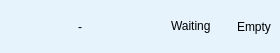
<?xml version="1.0" encoding="UTF-8"?>
<ui version="4.0">
 <class>ns::SkillChannel</class>
 <widget class="QWidget" name="ns::SkillChannel">
  <property name="geometry">
   <rect>
    <x>0</x>
    <y>0</y>
    <width>280</width>
    <height>53</height>
   </rect>
  </property>
  <property name="minimumSize">
   <size>
    <width>280</width>
    <height>0</height>
   </size>
  </property>
  <property name="maximumSize">
   <size>
    <width>280</width>
    <height>16777215</height>
   </size>
  </property>
  <property name="windowTitle">
   <string>YesPo Service Client</string>
  </property>
  <property name="styleSheet">
   <string notr="true">* {
	font-family: Verdana, &quot;宋体&quot;, Arial, Sans-serif, Segoe UI, Tahoma;
}

#widgetMain {
	background: #E6F3FC; 
}

#labelMovie {
	border-image: url(:/images/ui/waiting.gif);
}

#labelSource, #labelTarget, #labelLocalTarget {
	font-weight: bold;
}

</string>
  </property>
  <layout class="QVBoxLayout" name="verticalLayout">
   <property name="spacing">
    <number>0</number>
   </property>
   <property name="margin">
    <number>0</number>
   </property>
   <item>
    <widget class="QWidget" name="widgetMain" native="true">
     <property name="minimumSize">
      <size>
       <width>280</width>
       <height>53</height>
      </size>
     </property>
     <property name="maximumSize">
      <size>
       <width>280</width>
       <height>53</height>
      </size>
     </property>
     <layout class="QVBoxLayout" name="verticalLayout_2">
      <property name="spacing">
       <number>0</number>
      </property>
      <property name="margin">
       <number>0</number>
      </property>
      <item>
       <widget class="QWidget" name="widgetBottom" native="true">
        <property name="minimumSize">
         <size>
          <width>280</width>
          <height>53</height>
         </size>
        </property>
        <property name="maximumSize">
         <size>
          <width>280</width>
          <height>53</height>
         </size>
        </property>
        <layout class="QHBoxLayout" name="horizontalLayout_7">
         <item>
          <widget class="QWidget" name="widgetLanguage" native="true">
           <layout class="QHBoxLayout" name="horizontalLayout">
            <property name="margin">
             <number>0</number>
            </property>
            <item>
             <widget class="QLabel" name="labelLocalTarget">
              <property name="text">
               <string/>
              </property>
              <property name="scaledContents">
               <bool>true</bool>
              </property>
             </widget>
            </item>
            <item>
             <widget class="QLabel" name="labelSource">
              <property name="minimumSize">
               <size>
                <width>55</width>
                <height>0</height>
               </size>
              </property>
              <property name="maximumSize">
               <size>
                <width>55</width>
                <height>16777215</height>
               </size>
              </property>
              <property name="text">
               <string/>
              </property>
              <property name="scaledContents">
               <bool>true</bool>
              </property>
              <property name="alignment">
               <set>Qt::AlignLeading|Qt::AlignLeft|Qt::AlignVCenter</set>
              </property>
             </widget>
            </item>
            <item>
             <widget class="QLabel" name="labelSplitter">
              <property name="minimumSize">
               <size>
                <width>10</width>
                <height>0</height>
               </size>
              </property>
              <property name="maximumSize">
               <size>
                <width>10</width>
                <height>16777215</height>
               </size>
              </property>
              <property name="text">
               <string>-</string>
              </property>
              <property name="alignment">
               <set>Qt::AlignLeading|Qt::AlignLeft|Qt::AlignVCenter</set>
              </property>
             </widget>
            </item>
            <item>
             <widget class="QLabel" name="labelTarget">
              <property name="minimumSize">
               <size>
                <width>55</width>
                <height>0</height>
               </size>
              </property>
              <property name="maximumSize">
               <size>
                <width>55</width>
                <height>16777215</height>
               </size>
              </property>
              <property name="text">
               <string/>
              </property>
              <property name="scaledContents">
               <bool>true</bool>
              </property>
              <property name="alignment">
               <set>Qt::AlignRight|Qt::AlignTrailing|Qt::AlignVCenter</set>
              </property>
             </widget>
            </item>
            <item>
             <spacer name="horizontalSpacer">
              <property name="orientation">
               <enum>Qt::Horizontal</enum>
              </property>
              <property name="sizeHint" stdset="0">
               <size>
                <width>40</width>
                <height>20</height>
               </size>
              </property>
             </spacer>
            </item>
           </layout>
          </widget>
         </item>
         <item>
          <widget class="QWidget" name="widgetState" native="true">
           <property name="minimumSize">
            <size>
             <width>0</width>
             <height>0</height>
            </size>
           </property>
           <property name="maximumSize">
            <size>
             <width>16777215</width>
             <height>16777215</height>
            </size>
           </property>
           <layout class="QHBoxLayout" name="horizontalLayout_14">
            <property name="spacing">
             <number>3</number>
            </property>
            <property name="margin">
             <number>0</number>
            </property>
            <item>
             <widget class="QLabel" name="labelMovie">
              <property name="minimumSize">
               <size>
                <width>18</width>
                <height>18</height>
               </size>
              </property>
              <property name="maximumSize">
               <size>
                <width>18</width>
                <height>18</height>
               </size>
              </property>
              <property name="text">
               <string/>
              </property>
             </widget>
            </item>
            <item>
             <widget class="QLabel" name="labelState">
              <property name="minimumSize">
               <size>
                <width>60</width>
                <height>30</height>
               </size>
              </property>
              <property name="maximumSize">
               <size>
                <width>60</width>
                <height>30</height>
               </size>
              </property>
              <property name="text">
               <string>Waiting</string>
              </property>
              <property name="alignment">
               <set>Qt::AlignLeading|Qt::AlignLeft|Qt::AlignVCenter</set>
              </property>
             </widget>
            </item>
           </layout>
          </widget>
         </item>
         <item>
          <widget class="QLabel" name="labelNoService">
           <property name="text">
            <string>Empty</string>
           </property>
           <property name="alignment">
            <set>Qt::AlignCenter</set>
           </property>
          </widget>
         </item>
        </layout>
       </widget>
      </item>
     </layout>
    </widget>
   </item>
  </layout>
 </widget>
 <resources>
  <include location="translator.qrc"/>
 </resources>
 <connections/>
</ui>
